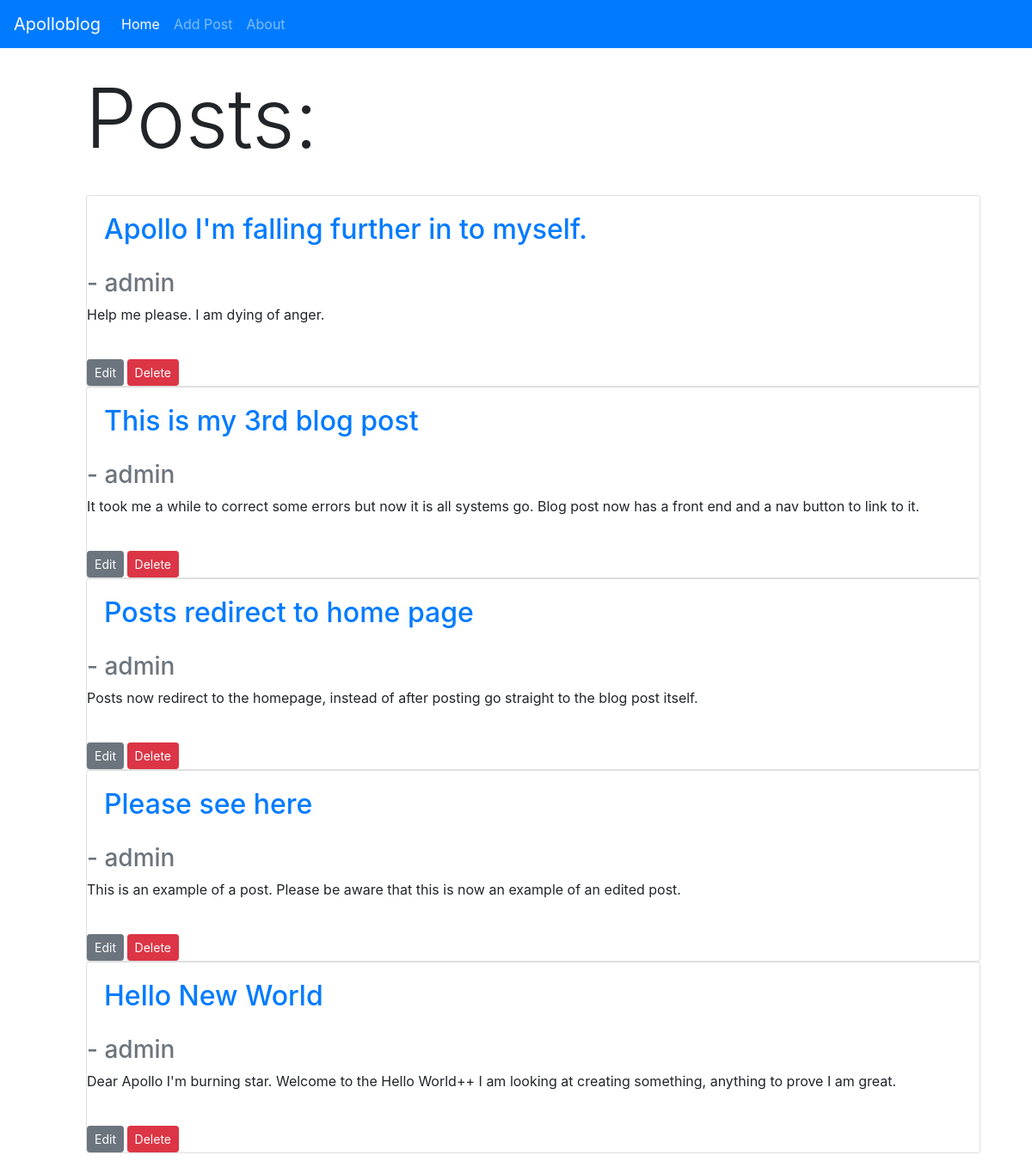
Before: / with the older database file.
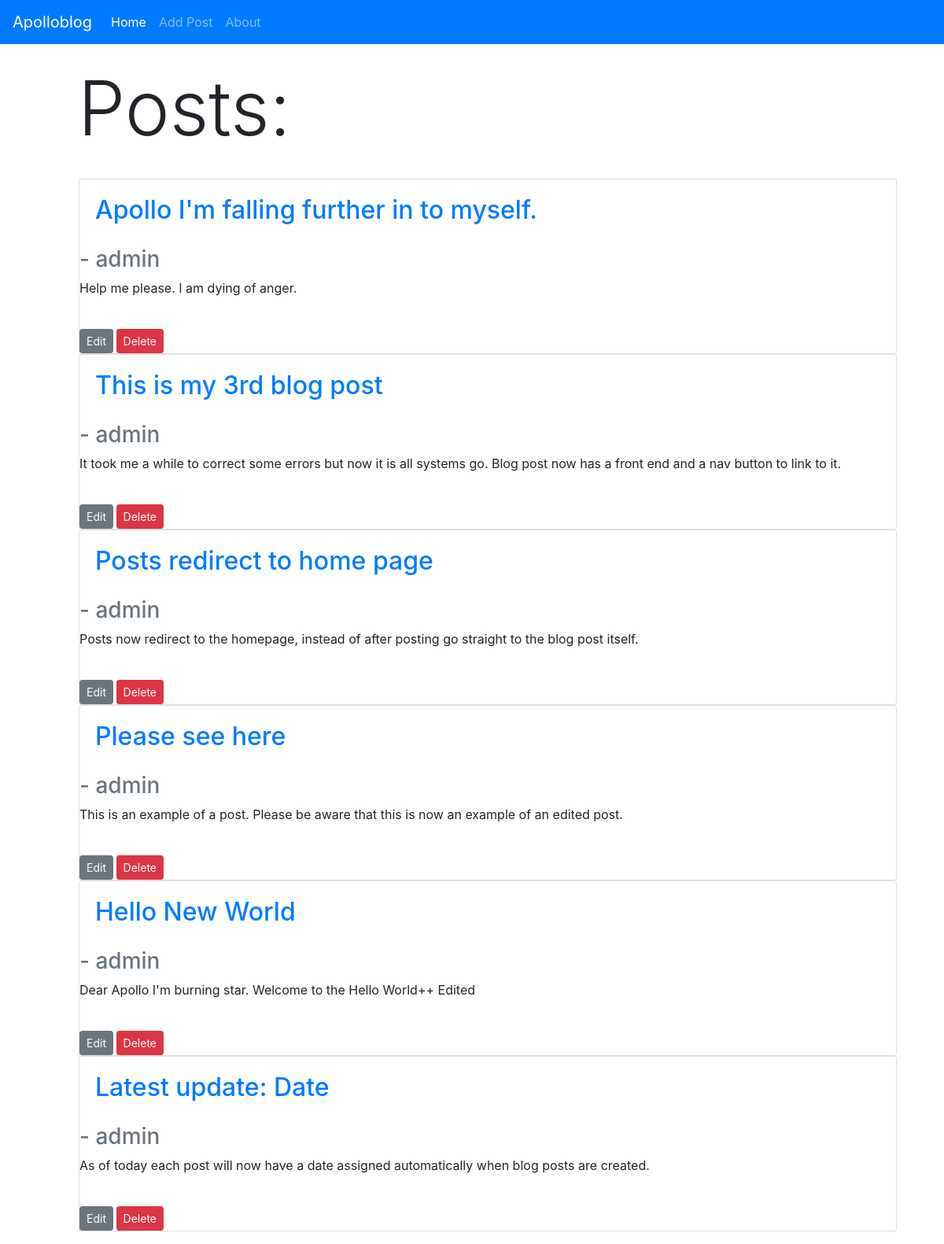
After: the same page with the newer database file.
### blogroot/models.py (models this page shows, shortened)
class Post(models.Model):
	title = models.CharField(max_length=255) #max char length
	title_tag = models.CharField(max_length=255)
	author = models.ForeignKey(User, on_delete=models.CASCADE) #if user is deleted all related posts are
	body = models.TextField() #input field for text
	name = "Apollo Blog"
	post_date = models.DateField(auto_now_add = True)

### blogroot/views.py (the view)
# urls.py: path('', HomeView.as_view(), name='home'),
class HomeView(ListView): # pass in ListView
	model = Post #so our post will appear as a list on homepage
	template_name = 'home.html' #home.html template already created
	ordering = ['-post_date']

### blogroot/templates/home.html (shortened to what this page needs)
{% extends 'base.html' %}
{% block content %}
<body>
<div class="container-fluid">
<div class="container">
<div class="col px-lg-4">
<h1 class="display-1">Posts:</h1> <br />
</div>
</div>
<ul>
{% for post in object_list %}
<div class="card">
	<div class="card-body">
		<a  href="{% url 'article_detail' post.pk %}">
		<h2 class="card-title">{{ post.title }}</h2></a>
	</div>
	 	<h3 class="card-subtitle mb-2 text-muted"> - {{ post.author.username }} </h3>
	 	<p class ="card-text"> {{ post.body }} </p> <br />
	 	<small><a href="{% url 'update_post' post.pk %}" class="btn btn-secondary btn-sm">Edit</a>
	 	<a href="{% url 'delete_post' post.pk %}" class="btn btn-danger btn-sm">Delete</a></small>
	</div>
{% endfor %}
</ul>
</body>
{% endblock %}

Changed rows visible on the page:
changed Post "Hello New World": body "Dear Apollo I'm burning star. Welcome to the Hello World++ I am looking at creating something, anything to prove I am great." → "Dear Apollo I'm burning star. Welcome to the Hello World++ Edited"
added Post: title "Latest update: Date", author.username "admin", body "As of today each post will now have a date assigned automatically when blog posts are created."
